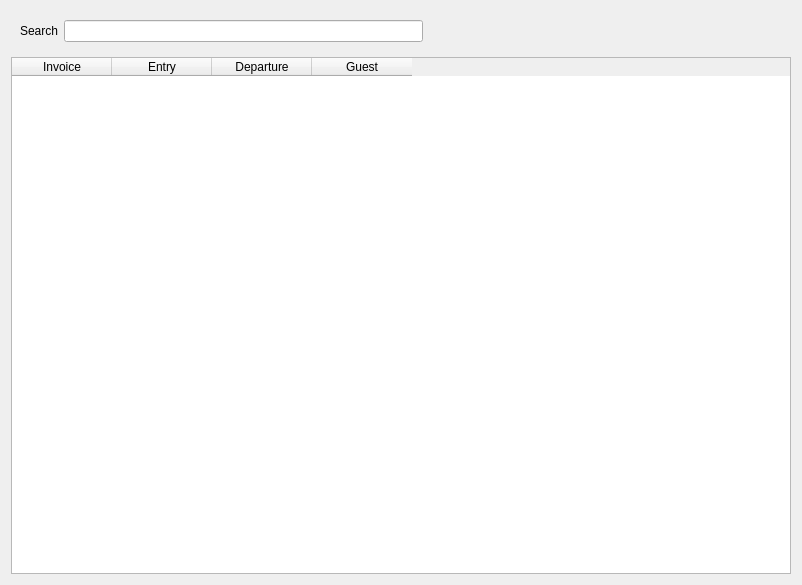
<?xml version="1.0" encoding="UTF-8"?>
<ui version="4.0">
 <class>DlgRemotInvoices</class>
 <widget class="QDialog" name="DlgRemotInvoices">
  <property name="geometry">
   <rect>
    <x>0</x>
    <y>0</y>
    <width>802</width>
    <height>585</height>
   </rect>
  </property>
  <property name="windowTitle">
   <string>Exported Invoices</string>
  </property>
  <layout class="QVBoxLayout" name="verticalLayout">
   <item>
    <widget class="QWidget" name="widget" native="true">
     <layout class="QHBoxLayout" name="horizontalLayout">
      <item>
       <widget class="QLabel" name="label">
        <property name="text">
         <string>Search</string>
        </property>
       </widget>
      </item>
      <item>
       <widget class="EQLineEdit" name="leSearch"/>
      </item>
      <item>
       <spacer name="horizontalSpacer">
        <property name="orientation">
         <enum>Qt::Horizontal</enum>
        </property>
        <property name="sizeHint" stdset="0">
         <size>
          <width>357</width>
          <height>20</height>
         </size>
        </property>
       </spacer>
      </item>
     </layout>
    </widget>
   </item>
   <item>
    <widget class="EQTableWidget" name="tblData">
     <column>
      <property name="text">
       <string>Invoice</string>
      </property>
     </column>
     <column>
      <property name="text">
       <string>Entry</string>
      </property>
     </column>
     <column>
      <property name="text">
       <string>Departure</string>
      </property>
     </column>
     <column>
      <property name="text">
       <string>Guest</string>
      </property>
     </column>
    </widget>
   </item>
  </layout>
 </widget>
 <customwidgets>
  <customwidget>
   <class>EQLineEdit</class>
   <extends>QLineEdit</extends>
   <header location="global">eqlineedit.h</header>
   <slots>
    <signal>customButtonClicked(bool)</signal>
   </slots>
  </customwidget>
  <customwidget>
   <class>EQTableWidget</class>
   <extends>QTableWidget</extends>
   <header location="global">eqtablewidget.h</header>
  </customwidget>
 </customwidgets>
 <resources/>
 <connections/>
</ui>
